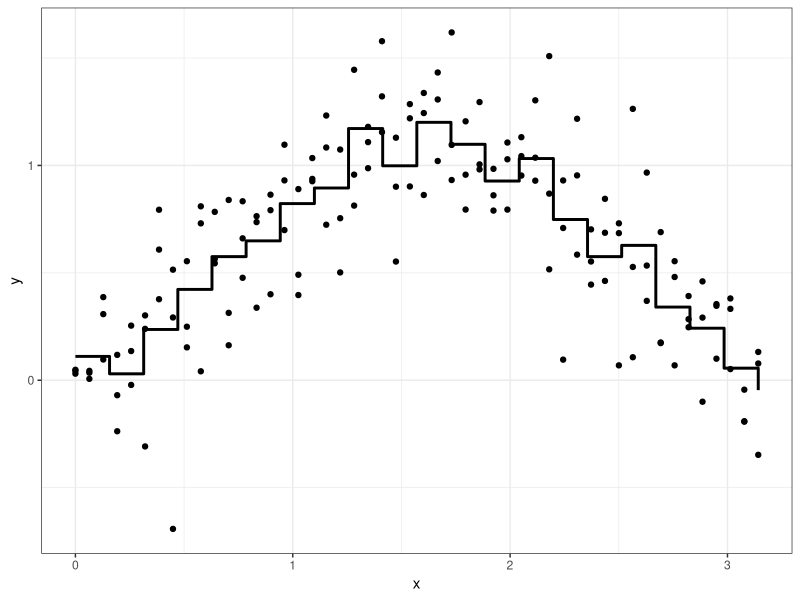
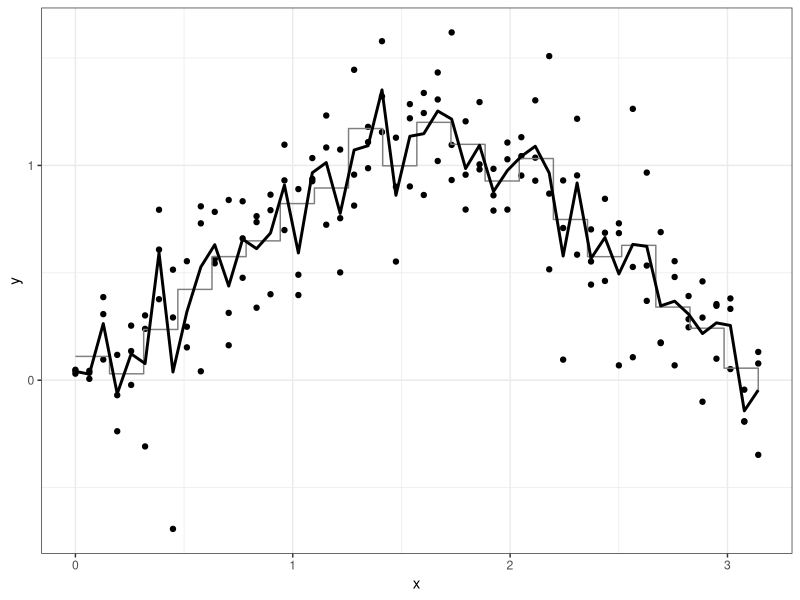
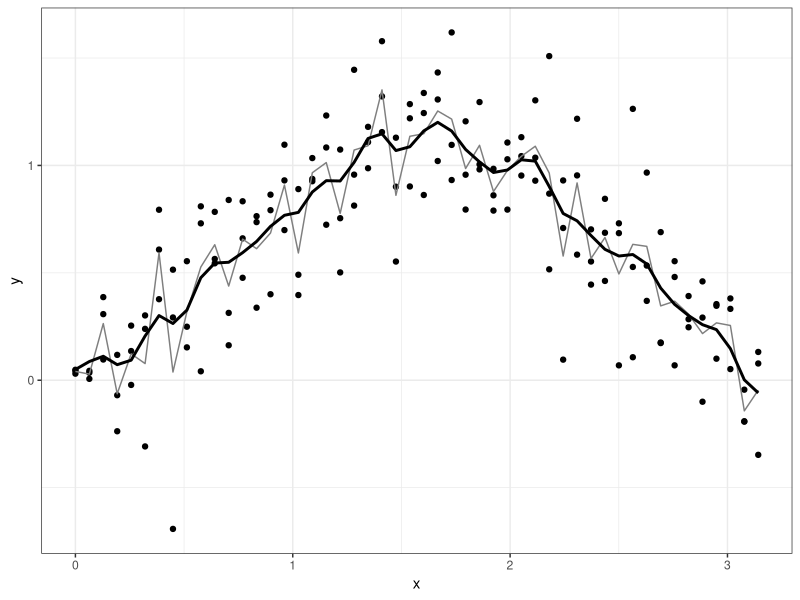
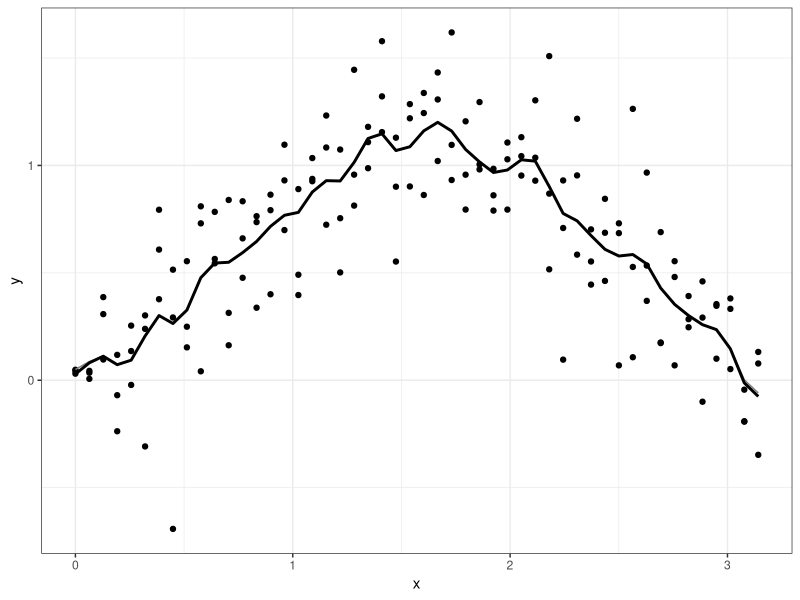

These charts were generated, in order, by the following R code:
library(plyr)
library(ggplot2)

grid <- seq(0, pi, length = 50)
x <- rep(grid, each = 3)
ux <- unique(x)
y <- sin(x) + rt(length(x), df = 5) / 5

df <- data.frame(x, y)
base <- ggplot(df, aes(x, y)) + geom_point() + theme_bw()

# Binned mean -----------------------------------------------------
gx <- round_any(x, pi / 20, floor)
run_mean <- unname(tapply(y, gx, mean))

binned <- data.frame(x = unique(gx), y = run_mean)
base + geom_step(data = binned, size = 1)

# Running mean -----------------------------------------------------

w <- function(x, xs, h) {
  abs(x - xs) < h
}

y3 <- unlist(Map(function(xi) {
  weighted.mean(y, w(xi, x, 0.06))
}, ux))

running <- data.frame(x = ux, y = y3)
base + 
  geom_step(data = binned, col = "grey50") +
  geom_line(data = running, size = 1)


# Kernel smooth ----------------------------------------------------

w2 <- function(x, xs, h) {
  dnorm((x - xs) / h)
}

y4 <- unlist(Map(function(xi) {
  weighted.mean(y, w2(xi, x, 0.06))
}, ux))

smoothed <- data.frame(x = ux, y = y4)

base + 
  geom_line(data = running, col = "grey50") +
  geom_line(data = smoothed, size = 1)

# Kernel regression ------------------------------------------------

y5 <- unlist(Map(function(xi) {
  mod <- lm(y ~ x, weights = w2(xi, x, 0.06))
  predict(mod, data.frame(x = xi))
}, ux))
regressed <- data.frame(x = ux, y = y5)

base + 
  geom_line(data = smoothed, col = "grey50") +
  geom_line(data = regressed, size = 1)

